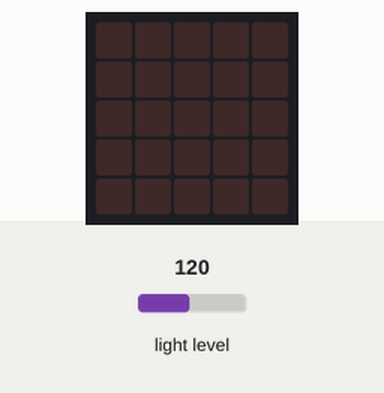
Simulated run of this program. Board: BBC micro:bit (MakeCode). On the bench: the board's 5×5 LED display. The test bench sets the inputs (shaded band); at power-on: light level 120.

Above: at 1.2 s.
1.3 s: light level set to 54
2.8 s: light level set to 46
At 3.5 s:
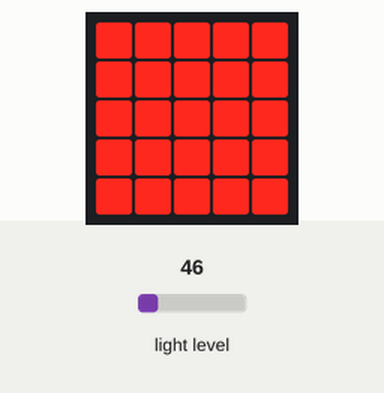
4.3 s: light level set to 64
At 5.3 s:
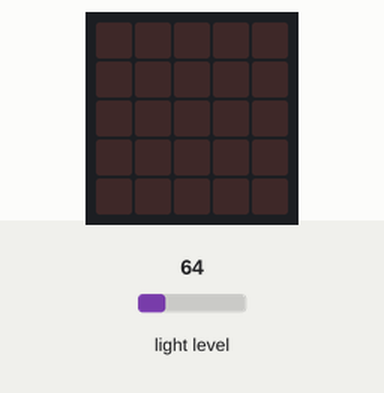
5.9 s: light level set to 5
At 6.9 s:
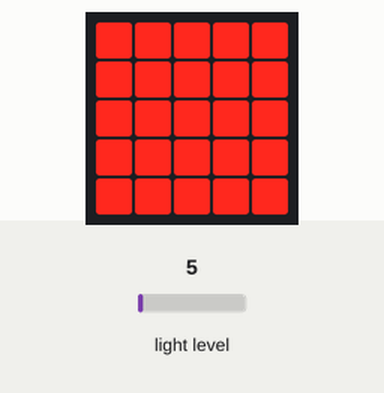
7.4 s: light level set to 128
At 8.7 s:
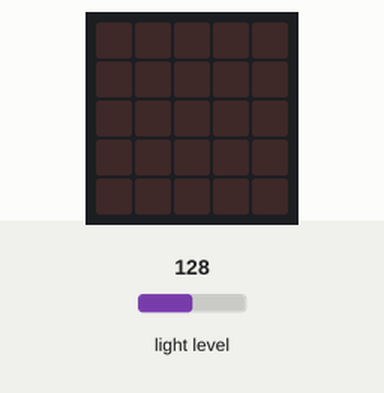
Timing chart, 0 to 10.0 s (numbered marks = the images above; inputs shaded):
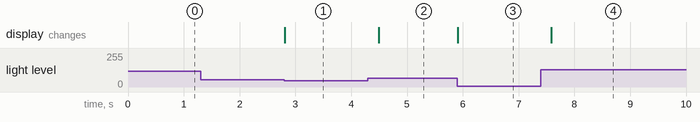

Measured:
- the behaviour switches between 50 and 49 on light level (found by bisection; images 0 and 1)
- after the input at 1.3 s, every drawn part: stays the same
- after the input at 2.8 s, the display: changes at once (image 1)
- after the input at 4.3 s, the display: changes after 0.19 s (image 2)
- after the input at 5.9 s, the display: changes at once (image 3)
- after the input at 7.4 s, the display: changes after 0.19 s (image 4)

The program:

main.ts
```typescript
basic.forever(function () {
    if (input.lightLevel() < 50) {
        basic.showLeds(`
            # # # # #
            # # # # #
            # # # # #
            # # # # #
            # # # # #
            `)
    } else {
        basic.clearScreen()
    }
})
```

test.ts
```typescript
// aquí va el archivo "tests"; esto no se compilará cuando este paquete se utilice como una extensión.
```
